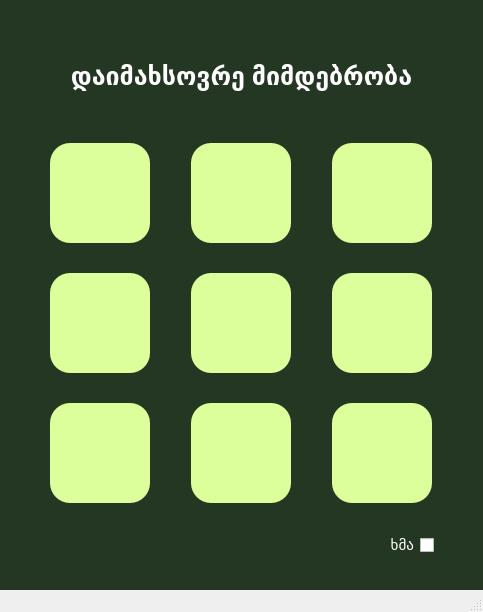
<?xml version="1.0" encoding="UTF-8"?>
<ui version="4.0">
 <class>MainWindow</class>
 <widget class="QMainWindow" name="MainWindow">
  <property name="geometry">
   <rect>
    <x>0</x>
    <y>0</y>
    <width>483</width>
    <height>612</height>
   </rect>
  </property>
  <property name="windowTitle">
   <string>MainWindow</string>
  </property>
  <widget class="QWidget" name="centralwidget">
   <property name="styleSheet">
    <string notr="true">background: rgb(35, 55, 35);</string>
   </property>
   <layout class="QVBoxLayout" name="verticalLayout">
    <property name="spacing">
     <number>0</number>
    </property>
    <property name="bottomMargin">
     <number>0</number>
    </property>
    <item>
     <widget class="QLabel" name="label">
      <property name="maximumSize">
       <size>
        <width>16777215</width>
        <height>100</height>
       </size>
      </property>
      <property name="font">
       <font>
        <pointsize>-1</pointsize>
        <weight>75</weight>
        <italic>false</italic>
        <bold>true</bold>
        <kerning>true</kerning>
       </font>
      </property>
      <property name="styleSheet">
       <string notr="true">font-size: 25px; background: none; color: white;</string>
      </property>
      <property name="text">
       <string>დაიმახსოვრე მიმდებრობა</string>
      </property>
      <property name="alignment">
       <set>Qt::AlignCenter</set>
      </property>
     </widget>
    </item>
    <item>
     <layout class="QGridLayout" name="gridLayout">
      <property name="verticalSpacing">
       <number>30</number>
      </property>
      <item row="0" column="1">
       <widget class="QPushButton" name="pushButton_2">
        <property name="minimumSize">
         <size>
          <width>0</width>
          <height>100</height>
         </size>
        </property>
        <property name="maximumSize">
         <size>
          <width>100</width>
          <height>100</height>
         </size>
        </property>
        <property name="cursor">
         <cursorShape>PointingHandCursor</cursorShape>
        </property>
        <property name="styleSheet">
         <string notr="true">background-color: rgb(220, 255, 155); border-radius: 20px;</string>
        </property>
        <property name="text">
         <string/>
        </property>
       </widget>
      </item>
      <item row="0" column="2">
       <widget class="QPushButton" name="pushButton_3">
        <property name="maximumSize">
         <size>
          <width>100</width>
          <height>100</height>
         </size>
        </property>
        <property name="cursor">
         <cursorShape>PointingHandCursor</cursorShape>
        </property>
        <property name="styleSheet">
         <string notr="true">background-color: rgb(220, 255, 155); border-radius: 20px;</string>
        </property>
        <property name="text">
         <string/>
        </property>
       </widget>
      </item>
      <item row="0" column="0">
       <widget class="QPushButton" name="pushButton">
        <property name="minimumSize">
         <size>
          <width>0</width>
          <height>100</height>
         </size>
        </property>
        <property name="maximumSize">
         <size>
          <width>100</width>
          <height>100</height>
         </size>
        </property>
        <property name="cursor">
         <cursorShape>PointingHandCursor</cursorShape>
        </property>
        <property name="styleSheet">
         <string notr="true">background-color: rgb(220, 255, 155); border-radius: 20px;</string>
        </property>
        <property name="text">
         <string/>
        </property>
       </widget>
      </item>
      <item row="1" column="2">
       <widget class="QPushButton" name="pushButton_6">
        <property name="minimumSize">
         <size>
          <width>0</width>
          <height>100</height>
         </size>
        </property>
        <property name="maximumSize">
         <size>
          <width>100</width>
          <height>100</height>
         </size>
        </property>
        <property name="cursor">
         <cursorShape>PointingHandCursor</cursorShape>
        </property>
        <property name="styleSheet">
         <string notr="true">background-color: rgb(220, 255, 155); border-radius: 20px;</string>
        </property>
        <property name="text">
         <string/>
        </property>
       </widget>
      </item>
      <item row="1" column="1">
       <widget class="QPushButton" name="pushButton_5">
        <property name="minimumSize">
         <size>
          <width>0</width>
          <height>100</height>
         </size>
        </property>
        <property name="maximumSize">
         <size>
          <width>100</width>
          <height>100</height>
         </size>
        </property>
        <property name="cursor">
         <cursorShape>PointingHandCursor</cursorShape>
        </property>
        <property name="styleSheet">
         <string notr="true">background-color: rgb(220, 255, 155); border-radius: 20px;</string>
        </property>
        <property name="text">
         <string/>
        </property>
       </widget>
      </item>
      <item row="1" column="0">
       <widget class="QPushButton" name="pushButton_4">
        <property name="minimumSize">
         <size>
          <width>0</width>
          <height>100</height>
         </size>
        </property>
        <property name="maximumSize">
         <size>
          <width>100</width>
          <height>100</height>
         </size>
        </property>
        <property name="cursor">
         <cursorShape>PointingHandCursor</cursorShape>
        </property>
        <property name="styleSheet">
         <string notr="true">background-color: rgb(220, 255, 155); border-radius: 20px;</string>
        </property>
        <property name="text">
         <string/>
        </property>
       </widget>
      </item>
      <item row="2" column="0">
       <widget class="QPushButton" name="pushButton_7">
        <property name="minimumSize">
         <size>
          <width>0</width>
          <height>100</height>
         </size>
        </property>
        <property name="maximumSize">
         <size>
          <width>100</width>
          <height>100</height>
         </size>
        </property>
        <property name="cursor">
         <cursorShape>PointingHandCursor</cursorShape>
        </property>
        <property name="styleSheet">
         <string notr="true">background-color: rgb(220, 255, 155); border-radius: 20px;</string>
        </property>
        <property name="text">
         <string/>
        </property>
       </widget>
      </item>
      <item row="2" column="1">
       <widget class="QPushButton" name="pushButton_8">
        <property name="minimumSize">
         <size>
          <width>0</width>
          <height>100</height>
         </size>
        </property>
        <property name="maximumSize">
         <size>
          <width>100</width>
          <height>100</height>
         </size>
        </property>
        <property name="cursor">
         <cursorShape>PointingHandCursor</cursorShape>
        </property>
        <property name="styleSheet">
         <string notr="true">background-color: rgb(220, 255, 155); border-radius: 20px;</string>
        </property>
        <property name="text">
         <string/>
        </property>
       </widget>
      </item>
      <item row="2" column="2">
       <widget class="QPushButton" name="pushButton_9">
        <property name="minimumSize">
         <size>
          <width>0</width>
          <height>100</height>
         </size>
        </property>
        <property name="maximumSize">
         <size>
          <width>100</width>
          <height>100</height>
         </size>
        </property>
        <property name="cursor">
         <cursorShape>PointingHandCursor</cursorShape>
        </property>
        <property name="styleSheet">
         <string notr="true">background-color: rgb(220, 255, 155); border-radius: 20px;</string>
        </property>
        <property name="text">
         <string/>
        </property>
       </widget>
      </item>
     </layout>
    </item>
    <item>
     <widget class="QCheckBox" name="checkBox">
      <property name="minimumSize">
       <size>
        <width>0</width>
        <height>50</height>
       </size>
      </property>
      <property name="layoutDirection">
       <enum>Qt::RightToLeft</enum>
      </property>
      <property name="styleSheet">
       <string notr="true">font-size: 15px; padding-right: 40px; background: none; color: white;</string>
      </property>
      <property name="text">
       <string>ხმა</string>
      </property>
     </widget>
    </item>
   </layout>
  </widget>
  <widget class="QStatusBar" name="statusbar"/>
 </widget>
 <resources/>
 <connections/>
</ui>
